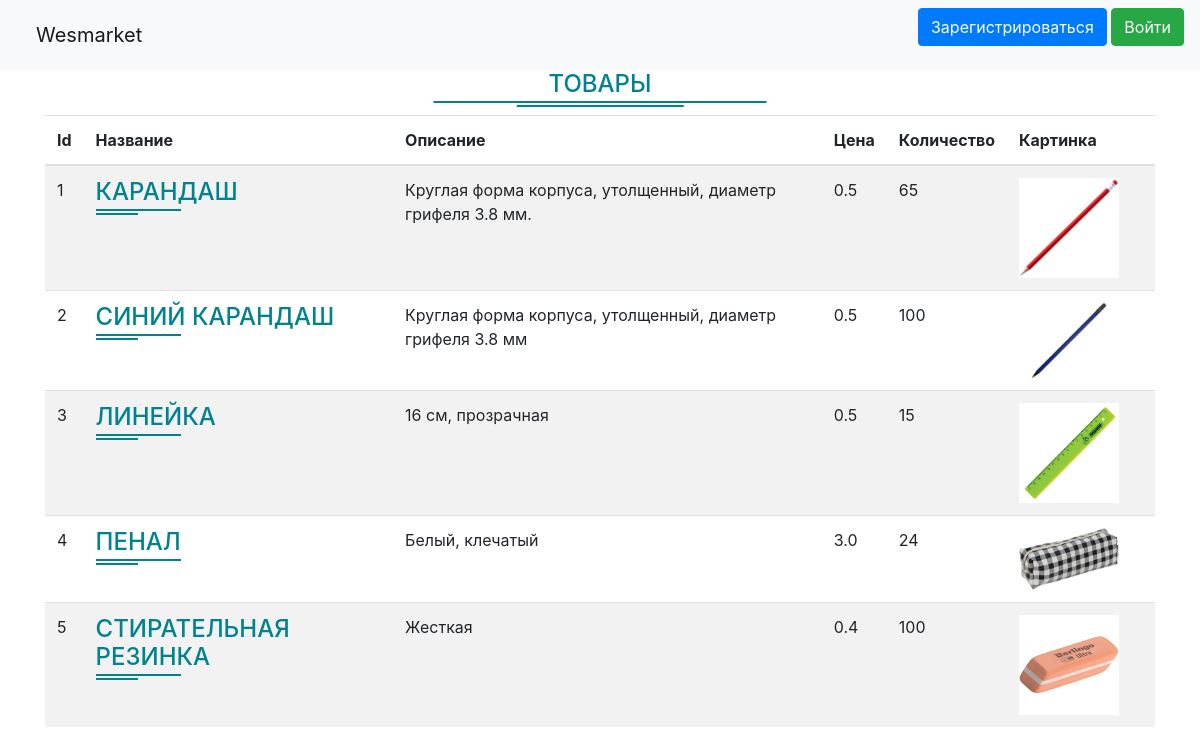
Before: / with the older database file.
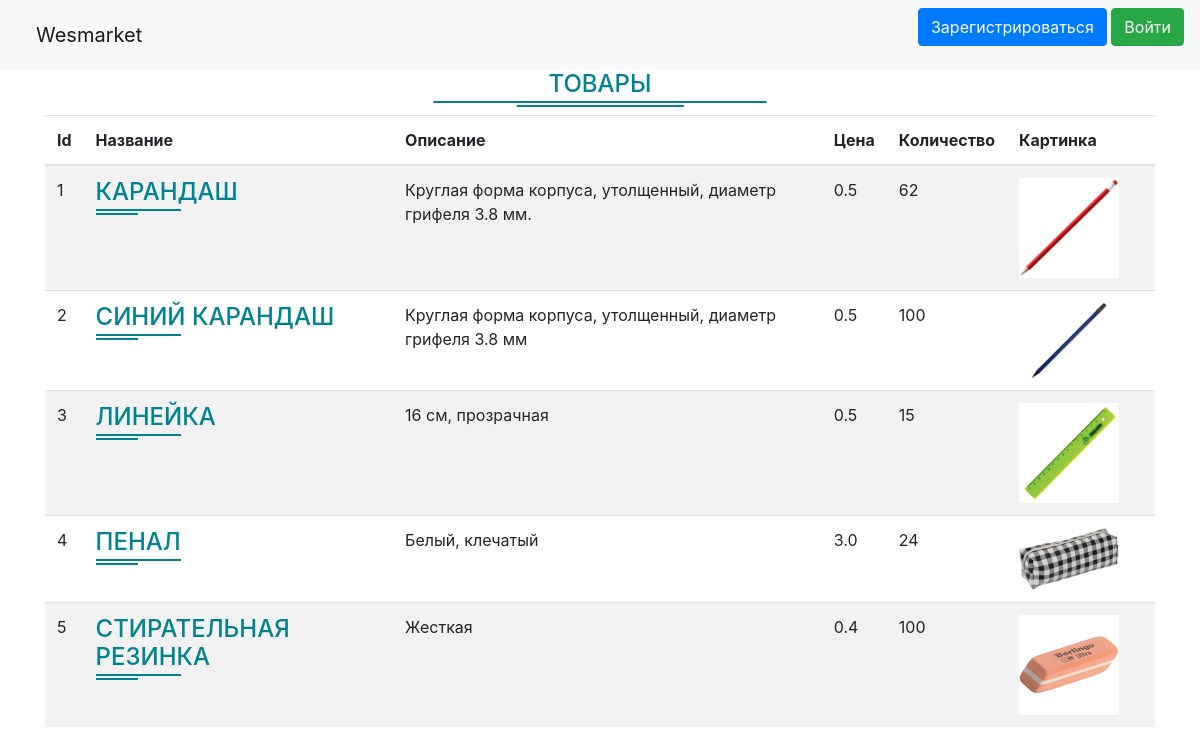
After: the same page with the newer database file.
### data/items.py (models this page shows, shortened)
class Item(SqlAlchemyBase, SerializerMixin):
    __tablename__ = 'item'
    id = sqlalchemy.Column(sqlalchemy.Integer, primary_key=True, autoincrement=True)
    name = sqlalchemy.Column(sqlalchemy.String, nullable=True)
    description = sqlalchemy.Column(sqlalchemy.String, nullable=True)
    price = sqlalchemy.Column(sqlalchemy.Float, nullable=True)
    img = sqlalchemy.Column(sqlalchemy.String, nullable=True)
    quantity = sqlalchemy.Column(sqlalchemy.Integer, nullable=True)

### main.py (the view)
@app.route('/')
def base():
    items = db_sess.query(Item).all()
    return render_template('main.html', title='Главная', item_list=items, css=url_for('static', filename='css/main.css'))

### templates/main.html (shortened to what this page needs)
{% extends "base.html" %}
{% block content %}
<div align="center" class="header-h1">
  <h1>Товары</h1>
</div>
{% if item_list %}
<table class="table table-striped">
                <thead class="thead-inverse">
                        <tr><th>Id</th><th>Название</th><th>Описание</th><th>Цена</th><th>Количество</th><th>Картинка</th><th> </th></tr>
                </thead>
        {% for item in item_list %}
        <tr><td>{{ item.id }}</td><td><div class="header-h1 header-h1-left"><h1>{{ item.name }}</h1></div></td><td>{{ item.description }}</td><td>{{ item.price }}</td><td>{{ item.quantity }}</td><td><img src="/static/img/{{ item.img }}" width="100"></td>
        {% if current_user.is_authenticated and current_user.moder %}
                <td>
                 <a href="/buy/{{ item.id }}" class="btn btn-success">Оформить заказ</a>
                <a href="/edit/{{ item.id }}" class="btn btn-outline-warning">Редактировать</a>
                <a href="/delete/{{ item.id }}" class="btn btn-outline-danger">Удалить</a>
                </td>
        {% elif current_user.is_authenticated %}
                <td><a href="/buy/{{ item.id }}" class="btn btn-success">Оформить заказ</a></td>
        {% else %}
                <td> </td>
        {% endif %}
        </tr>
        {% endfor %}
</table>
{% endif %}
{% endblock %}

Changed rows visible on the page:
changed Item "КАРАНДАШ": quantity "65" → "62"
